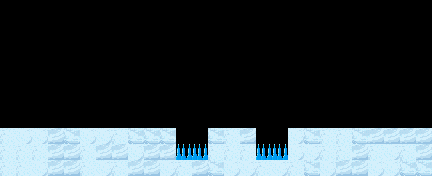

Below is a game level as drawn by its tile map, then a one-line description and the .tmx that defines it (tile-layer data replaced by summaries):
An orthogonal 27x11 tile map with 16x16 px tiles, 1 tile layer (h_ground) and 3 objects (Start, key, exit).

<map version="1.0" orientation="orthogonal" renderorder="right-down" width="27" height="11" tilewidth="16" tileheight="16">
 <tileset firstgid="1" name="wtile" tilewidth="16" tileheight="16">
  <image source="winter_tiles.png" width="384" height="608" />
  <tile id="50">
   <properties>
    <property name="type" value="snow" />
   </properties>
  </tile>
  <tile id="51">
   <properties>
    <property name="type" value="snow" />
   </properties>
  </tile>
  <tile id="74">
   <properties>
    <property name="type" value="snow" />
   </properties>
  </tile>
  <tile id="75">
   <properties>
    <property name="type" value="snow" />
   </properties>
  </tile>
 </tileset>
 <layer name="h_ground" width="27" height="11">
  <data>[297 cells, 77 non-empty, 5 distinct tile ids]</data>
 </layer>
 <objectgroup name="game">
  <object type="Start" x="80" y="112" width="16" height="16" />
  <object type="key" gid="26" x="224" y="128" />
  <object type="exit" gid="2" x="336" y="128" />
 </objectgroup>
</map>
